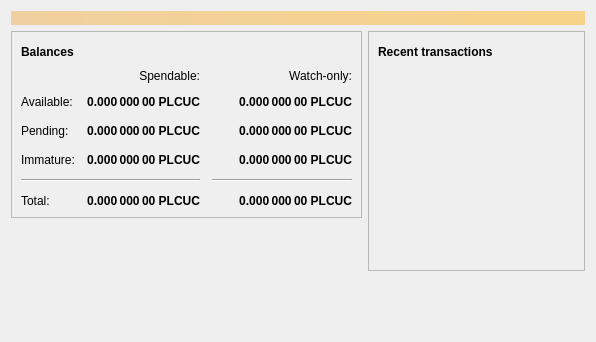
<?xml version="1.0" encoding="UTF-8"?>
<ui version="4.0">
 <class>OverviewPage</class>
 <widget class="QWidget" name="OverviewPage">
  <property name="geometry">
   <rect>
    <x>0</x>
    <y>0</y>
    <width>596</width>
    <height>342</height>
   </rect>
  </property>
  <property name="windowTitle">
   <string>Form</string>
  </property>
  <layout class="QVBoxLayout" name="topLayout">
   <item>
    <widget class="QLabel" name="labelAlerts">
     <property name="visible">
      <bool>false</bool>
     </property>
     <property name="styleSheet">
      <string notr="true">QLabel { background-color: qlineargradient(x1: 0, y1: 0, x2: 1, y2: 0, stop:0 #F0D0A0, stop:1 #F8D488); color:#000000; }</string>
     </property>
     <property name="wordWrap">
      <bool>true</bool>
     </property>
     <property name="margin">
      <number>3</number>
     </property>
     <property name="textInteractionFlags">
      <set>Qt::TextSelectableByMouse</set>
     </property>
    </widget>
   </item>
   <item>
    <layout class="QHBoxLayout" name="horizontalLayout" stretch="1,1">
     <item>
      <layout class="QVBoxLayout" name="verticalLayout_2">
       <item>
        <widget class="QFrame" name="frame">
         <property name="frameShape">
          <enum>QFrame::StyledPanel</enum>
         </property>
         <property name="frameShadow">
          <enum>QFrame::Raised</enum>
         </property>
         <layout class="QVBoxLayout" name="verticalLayout_4">
          <item>
           <layout class="QHBoxLayout" name="horizontalLayout_4">
            <item>
             <widget class="QLabel" name="label_5">
              <property name="font">
               <font>
                <weight>75</weight>
                <bold>true</bold>
               </font>
              </property>
              <property name="text">
               <string>Balances</string>
              </property>
             </widget>
            </item>
            <item>
             <widget class="QPushButton" name="labelWalletStatus">
              <property name="enabled">
               <bool>true</bool>
              </property>
              <property name="maximumSize">
               <size>
                <width>30</width>
                <height>16777215</height>
               </size>
              </property>
              <property name="toolTip">
               <string>The displayed information may be out of date. Your wallet automatically synchronizes with the PLC Ultima Classic network after a connection is established, but this process has not completed yet.</string>
              </property>
              <property name="text">
               <string/>
              </property>
              <property name="icon">
               <iconset resource="../bitcoin.qrc">
                <normaloff>:/icons/warning</normaloff>
                <disabledoff>:/icons/warning</disabledoff>:/icons/warning</iconset>
              </property>
              <property name="iconSize">
               <size>
                <width>24</width>
                <height>24</height>
               </size>
              </property>
              <property name="flat">
               <bool>true</bool>
              </property>
             </widget>
            </item>
            <item>
             <spacer name="horizontalSpacer_3">
              <property name="orientation">
               <enum>Qt::Horizontal</enum>
              </property>
              <property name="sizeHint" stdset="0">
               <size>
                <width>40</width>
                <height>20</height>
               </size>
              </property>
             </spacer>
            </item>
           </layout>
          </item>
          <item>
           <layout class="QGridLayout" name="gridLayout">
            <property name="spacing">
             <number>12</number>
            </property>
            <item row="2" column="2">
             <widget class="QLabel" name="labelWatchPending">
              <property name="font">
               <font>
                <weight>75</weight>
                <bold>true</bold>
               </font>
              </property>
              <property name="cursor">
               <cursorShape>IBeamCursor</cursorShape>
              </property>
              <property name="toolTip">
               <string>Unconfirmed transactions to watch-only addresses</string>
              </property>
              <property name="text">
               <string notr="true">0.000 000 00 PLCUC</string>
              </property>
              <property name="alignment">
               <set>Qt::AlignRight|Qt::AlignTrailing|Qt::AlignVCenter</set>
              </property>
              <property name="textInteractionFlags">
               <set>Qt::LinksAccessibleByMouse|Qt::TextSelectableByKeyboard|Qt::TextSelectableByMouse</set>
              </property>
             </widget>
            </item>
            <item row="2" column="1">
             <widget class="QLabel" name="labelUnconfirmed">
              <property name="font">
               <font>
                <weight>75</weight>
                <bold>true</bold>
               </font>
              </property>
              <property name="cursor">
               <cursorShape>IBeamCursor</cursorShape>
              </property>
              <property name="toolTip">
               <string>Total of transactions that have yet to be confirmed, and do not yet count toward the spendable balance</string>
              </property>
              <property name="text">
               <string notr="true">0.000 000 00 PLCUC</string>
              </property>
              <property name="alignment">
               <set>Qt::AlignRight|Qt::AlignTrailing|Qt::AlignVCenter</set>
              </property>
              <property name="textInteractionFlags">
               <set>Qt::LinksAccessibleByMouse|Qt::TextSelectableByKeyboard|Qt::TextSelectableByMouse</set>
              </property>
             </widget>
            </item>
            <item row="3" column="2">
             <widget class="QLabel" name="labelWatchImmature">
              <property name="font">
               <font>
                <weight>75</weight>
                <bold>true</bold>
               </font>
              </property>
              <property name="cursor">
               <cursorShape>IBeamCursor</cursorShape>
              </property>
              <property name="toolTip">
               <string>Mined balance in watch-only addresses that has not yet matured</string>
              </property>
              <property name="text">
               <string notr="true">0.000 000 00 PLCUC</string>
              </property>
              <property name="alignment">
               <set>Qt::AlignRight|Qt::AlignTrailing|Qt::AlignVCenter</set>
              </property>
              <property name="textInteractionFlags">
               <set>Qt::LinksAccessibleByMouse|Qt::TextSelectableByKeyboard|Qt::TextSelectableByMouse</set>
              </property>
             </widget>
            </item>
            <item row="4" column="0" colspan="2">
             <widget class="Line" name="line">
              <property name="orientation">
               <enum>Qt::Horizontal</enum>
              </property>
             </widget>
            </item>
            <item row="4" column="2">
             <widget class="Line" name="lineWatchBalance">
              <property name="sizePolicy">
               <sizepolicy hsizetype="Preferred" vsizetype="Fixed">
                <horstretch>0</horstretch>
                <verstretch>0</verstretch>
               </sizepolicy>
              </property>
              <property name="minimumSize">
               <size>
                <width>140</width>
                <height>0</height>
               </size>
              </property>
              <property name="orientation">
               <enum>Qt::Horizontal</enum>
              </property>
             </widget>
            </item>
            <item row="5" column="0">
             <widget class="QLabel" name="labelTotalText">
              <property name="text">
               <string>Total:</string>
              </property>
             </widget>
            </item>
            <item row="3" column="1">
             <widget class="QLabel" name="labelImmature">
              <property name="font">
               <font>
                <weight>75</weight>
                <bold>true</bold>
               </font>
              </property>
              <property name="cursor">
               <cursorShape>IBeamCursor</cursorShape>
              </property>
              <property name="toolTip">
               <string>Mined balance that has not yet matured</string>
              </property>
              <property name="text">
               <string notr="true">0.000 000 00 PLCUC</string>
              </property>
              <property name="alignment">
               <set>Qt::AlignRight|Qt::AlignTrailing|Qt::AlignVCenter</set>
              </property>
              <property name="textInteractionFlags">
               <set>Qt::LinksAccessibleByMouse|Qt::TextSelectableByKeyboard|Qt::TextSelectableByMouse</set>
              </property>
             </widget>
            </item>
            <item row="2" column="3">
             <spacer name="horizontalSpacer_2">
              <property name="orientation">
               <enum>Qt::Horizontal</enum>
              </property>
              <property name="sizeHint" stdset="0">
               <size>
                <width>40</width>
                <height>20</height>
               </size>
              </property>
             </spacer>
            </item>
            <item row="3" column="0">
             <widget class="QLabel" name="labelImmatureText">
              <property name="text">
               <string>Immature:</string>
              </property>
             </widget>
            </item>
            <item row="5" column="1">
             <widget class="QLabel" name="labelTotal">
              <property name="font">
               <font>
                <weight>75</weight>
                <bold>true</bold>
               </font>
              </property>
              <property name="cursor">
               <cursorShape>IBeamCursor</cursorShape>
              </property>
              <property name="toolTip">
               <string>Your current total balance</string>
              </property>
              <property name="text">
               <string notr="true">0.000 000 00 PLCUC</string>
              </property>
              <property name="alignment">
               <set>Qt::AlignRight|Qt::AlignTrailing|Qt::AlignVCenter</set>
              </property>
              <property name="textInteractionFlags">
               <set>Qt::LinksAccessibleByMouse|Qt::TextSelectableByKeyboard|Qt::TextSelectableByMouse</set>
              </property>
             </widget>
            </item>
            <item row="5" column="2">
             <widget class="QLabel" name="labelWatchTotal">
              <property name="font">
               <font>
                <weight>75</weight>
                <bold>true</bold>
               </font>
              </property>
              <property name="cursor">
               <cursorShape>IBeamCursor</cursorShape>
              </property>
              <property name="toolTip">
               <string>Current total balance in watch-only addresses</string>
              </property>
              <property name="text">
               <string notr="true">0.000 000 00 PLCUC</string>
              </property>
              <property name="alignment">
               <set>Qt::AlignRight|Qt::AlignTrailing|Qt::AlignVCenter</set>
              </property>
              <property name="textInteractionFlags">
               <set>Qt::LinksAccessibleByMouse|Qt::TextSelectableByKeyboard|Qt::TextSelectableByMouse</set>
              </property>
             </widget>
            </item>
            <item row="0" column="2">
             <widget class="QLabel" name="labelWatchonly">
              <property name="text">
               <string>Watch-only:</string>
              </property>
              <property name="alignment">
               <set>Qt::AlignRight|Qt::AlignTrailing|Qt::AlignVCenter</set>
              </property>
             </widget>
            </item>
            <item row="1" column="0">
             <widget class="QLabel" name="labelBalanceText">
              <property name="text">
               <string>Available:</string>
              </property>
             </widget>
            </item>
            <item row="1" column="1">
             <widget class="QLabel" name="labelBalance">
              <property name="font">
               <font>
                <weight>75</weight>
                <bold>true</bold>
               </font>
              </property>
              <property name="cursor">
               <cursorShape>IBeamCursor</cursorShape>
              </property>
              <property name="toolTip">
               <string>Your current spendable balance</string>
              </property>
              <property name="text">
               <string notr="true">0.000 000 00 PLCUC</string>
              </property>
              <property name="alignment">
               <set>Qt::AlignRight|Qt::AlignTrailing|Qt::AlignVCenter</set>
              </property>
              <property name="textInteractionFlags">
               <set>Qt::LinksAccessibleByMouse|Qt::TextSelectableByKeyboard|Qt::TextSelectableByMouse</set>
              </property>
             </widget>
            </item>
            <item row="1" column="2">
             <widget class="QLabel" name="labelWatchAvailable">
              <property name="font">
               <font>
                <weight>75</weight>
                <bold>true</bold>
               </font>
              </property>
              <property name="cursor">
               <cursorShape>IBeamCursor</cursorShape>
              </property>
              <property name="toolTip">
               <string>Your current balance in watch-only addresses</string>
              </property>
              <property name="text">
               <string notr="true">0.000 000 00 PLCUC</string>
              </property>
              <property name="alignment">
               <set>Qt::AlignRight|Qt::AlignTrailing|Qt::AlignVCenter</set>
              </property>
              <property name="textInteractionFlags">
               <set>Qt::LinksAccessibleByMouse|Qt::TextSelectableByKeyboard|Qt::TextSelectableByMouse</set>
              </property>
             </widget>
            </item>
            <item row="2" column="0">
             <widget class="QLabel" name="labelPendingText">
              <property name="text">
               <string>Pending:</string>
              </property>
             </widget>
            </item>
            <item row="0" column="1">
             <widget class="QLabel" name="labelSpendable">
              <property name="text">
               <string>Spendable:</string>
              </property>
              <property name="alignment">
               <set>Qt::AlignRight|Qt::AlignTrailing|Qt::AlignVCenter</set>
              </property>
             </widget>
            </item>
           </layout>
          </item>
         </layout>
        </widget>
       </item>
       <item>
        <spacer name="verticalSpacer">
         <property name="orientation">
          <enum>Qt::Vertical</enum>
         </property>
         <property name="sizeHint" stdset="0">
          <size>
           <width>20</width>
           <height>40</height>
          </size>
         </property>
        </spacer>
       </item>
      </layout>
     </item>
     <item>
      <layout class="QVBoxLayout" name="verticalLayout_3">
       <item>
        <widget class="QFrame" name="frame_2">
         <property name="frameShape">
          <enum>QFrame::StyledPanel</enum>
         </property>
         <property name="frameShadow">
          <enum>QFrame::Raised</enum>
         </property>
         <layout class="QVBoxLayout" name="verticalLayout">
          <item>
           <layout class="QHBoxLayout" name="horizontalLayout_2">
            <item>
             <widget class="QLabel" name="label_4">
              <property name="font">
               <font>
                <weight>75</weight>
                <bold>true</bold>
               </font>
              </property>
              <property name="text">
               <string>Recent transactions</string>
              </property>
             </widget>
            </item>
            <item>
             <widget class="QPushButton" name="labelTransactionsStatus">
              <property name="enabled">
               <bool>true</bool>
              </property>
              <property name="maximumSize">
               <size>
                <width>30</width>
                <height>16777215</height>
               </size>
              </property>
              <property name="toolTip">
               <string>The displayed information may be out of date. Your wallet automatically synchronizes with the PLC Ultima Classic network after a connection is established, but this process has not completed yet.</string>
              </property>
              <property name="text">
               <string/>
              </property>
              <property name="icon">
               <iconset resource="../bitcoin.qrc">
                <normaloff>:/icons/warning</normaloff>
                <disabledoff>:/icons/warning</disabledoff>:/icons/warning</iconset>
              </property>
              <property name="iconSize">
               <size>
                <width>24</width>
                <height>24</height>
               </size>
              </property>
              <property name="flat">
               <bool>true</bool>
              </property>
             </widget>
            </item>
            <item>
             <spacer name="horizontalSpacer">
              <property name="orientation">
               <enum>Qt::Horizontal</enum>
              </property>
              <property name="sizeHint" stdset="0">
               <size>
                <width>40</width>
                <height>20</height>
               </size>
              </property>
             </spacer>
            </item>
           </layout>
          </item>
          <item>
           <widget class="QListView" name="listTransactions">
            <property name="styleSheet">
             <string notr="true">QListView { background: transparent; }</string>
            </property>
            <property name="frameShape">
             <enum>QFrame::NoFrame</enum>
            </property>
            <property name="verticalScrollBarPolicy">
             <enum>Qt::ScrollBarAlwaysOff</enum>
            </property>
            <property name="horizontalScrollBarPolicy">
             <enum>Qt::ScrollBarAlwaysOff</enum>
            </property>
            <property name="selectionMode">
             <enum>QAbstractItemView::NoSelection</enum>
            </property>
           </widget>
          </item>
         </layout>
        </widget>
       </item>
       <item>
        <spacer name="verticalSpacer_2">
         <property name="orientation">
          <enum>Qt::Vertical</enum>
         </property>
         <property name="sizeHint" stdset="0">
          <size>
           <width>20</width>
           <height>40</height>
          </size>
         </property>
        </spacer>
       </item>
      </layout>
     </item>
    </layout>
   </item>
  </layout>
 </widget>
 <resources/>
 <connections/>
</ui>
